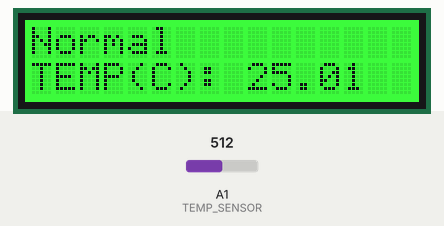
A sketch run on a simulated Arduino Zero (SAMD21). Shown: 16×2 character LCD. Inputs (shaded band) come from the test bench; at power-on: A1 (TEMP_SENSOR) = 512 (analog values on the 0–1023 scale). What the sketch prints to the serial monitor is not drawn.

Above: at 1.2 s.
1.3 s: A1 (TEMP_SENSOR) set to 564
At 2.8 s:
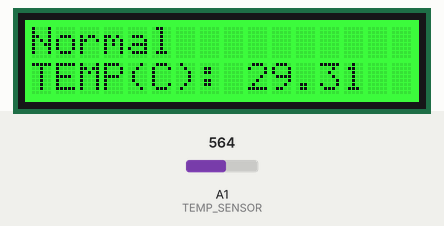
3.1 s: A1 (TEMP_SENSOR) set to 583
At 4.2 s:
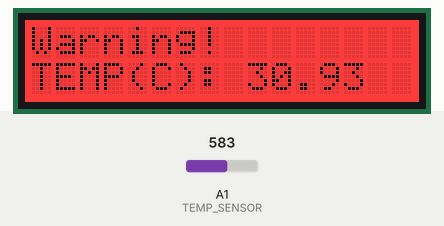
4.7 s: A1 (TEMP_SENSOR) set to 511
At 5.6 s:
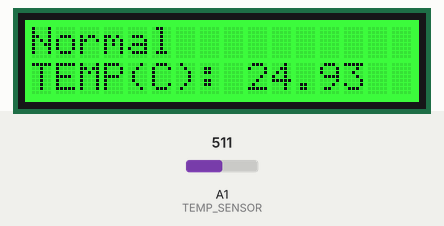
Timing chart, 0 to 7.7 s (numbered marks = the images above; inputs shaded):
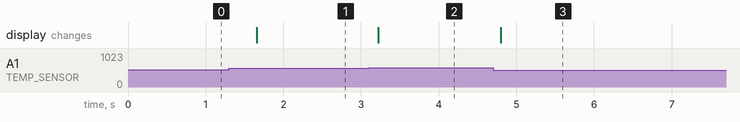

Measured:
- the behaviour switches between 572 and 573 on A1 (TEMP_SENSOR) (found by bisection; images 1 and 2)
- after the input at 1.3 s, the display: changes after 0.35 s (image 1)
- after the input at 3.1 s, the display: changes after 0.13 s (image 2)
- after the input at 4.7 s, the display: changes after 0.10 s (image 3)

The sketch:

tempSensorLCD.ino
```cpp
#include <math.h>
#include <Wire.h>
#include "rgb_lcd.h"

#define TEMP_SENSOR  A1       // Grove - Temperature Sensor connects to Analog Port A1
#define TEMP_TH      30       // Temperature Threshold
const int B  = 4275;          // B value of the thermistor (from Datasheet)
const int R0 = 100000;        // R0 = 100k

// Initialize LCD
rgb_lcd lcd;

void setup()
{
    Serial.begin(9600);
    lcd.begin(16, 2);         // Init LCD
    lcd.setRGB(0, 255, 0);    // Green LCD Back Light
    analogReadResolution(12); // Initialize Analog Resolution to 12 bits.
}

void loop()
{
    int a = analogRead(TEMP_SENSOR);
    float R = 4095.0/a - 1.0;
    R = R0 * R;

    // converts R to temperature using simplified Steinhart–Hart equation
    float temperature = 1.0/(log(R/R0)/B + 1/298.15) - 273.15;
    Serial.print("temperature = ");
    Serial.println(temperature);

    lcd.clear();
    if (temperature > TEMP_TH)
    {
      lcd.setRGB(255, 0, 0);  // Red LCD Back Light
      lcd.setCursor(0, 0); lcd.print("Warning!");
    }
    else
    {
      lcd.setRGB(0, 255, 0);  // Green LCD Back Light
      lcd.setCursor(0, 0); lcd.print("Normal");
    }

    lcd.setCursor(0, 1); lcd.print("TEMP(C): "); lcd.print(temperature);
    delay(500);
}
```
